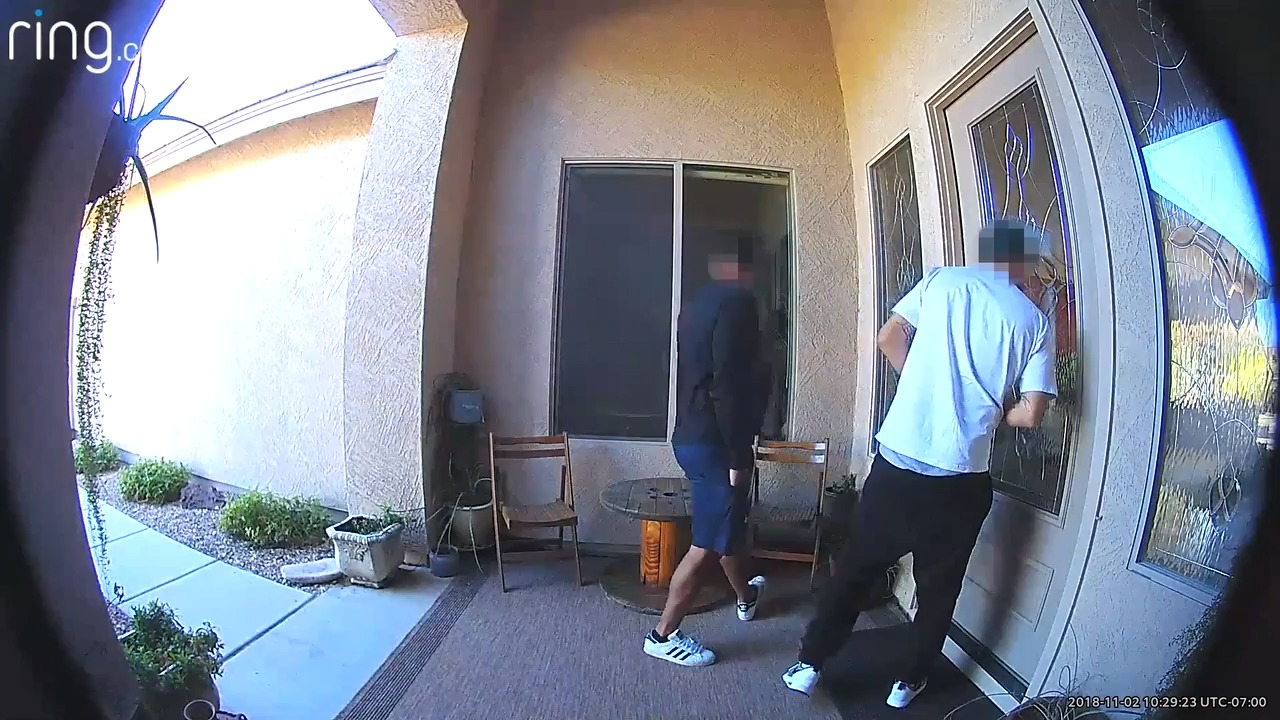
#> input picture imgs/doorbellDay.jpg, 1280 x 720 px
$ python bounding_boxes.py
#> lines starting #> are read from the running program, lines starting #| are printed output that depends on the picture; after the words box and inside, x2 and y2 are one past the last pixel; in counts of white or black regions, pixels touching at a corner belong together
import cv2

img = cv2.imread('imgs/doorbellDay.jpg')
#> img is the input picture: shape (720, 1280, 3); mean B, G, R 146.1, 134.2, 128

x = 331
y = 103
w = 230
h = 292

cv2.rectangle(img, (x, y), (x+w, y+h), (0,255,0))
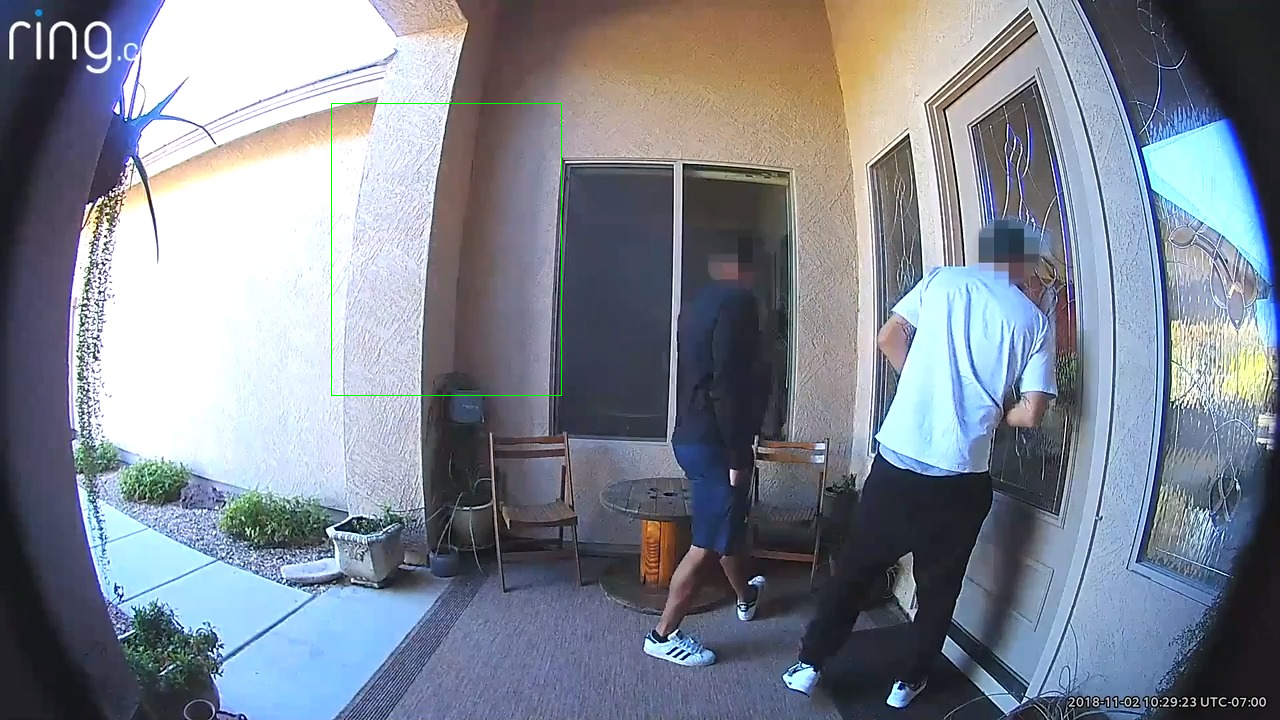
#> img: shape (720, 1280, 3); 0.11% of pixels changed, all inside (x1, y1, x2, y2) = (331, 103, 562, 396)

cv2.imshow('image', img)

cv2.waitKey(0)
cv2.destroyAllWindows()

$ run again, with imgs/doorbell.jpg copied over imgs/doorbellDay.jpg
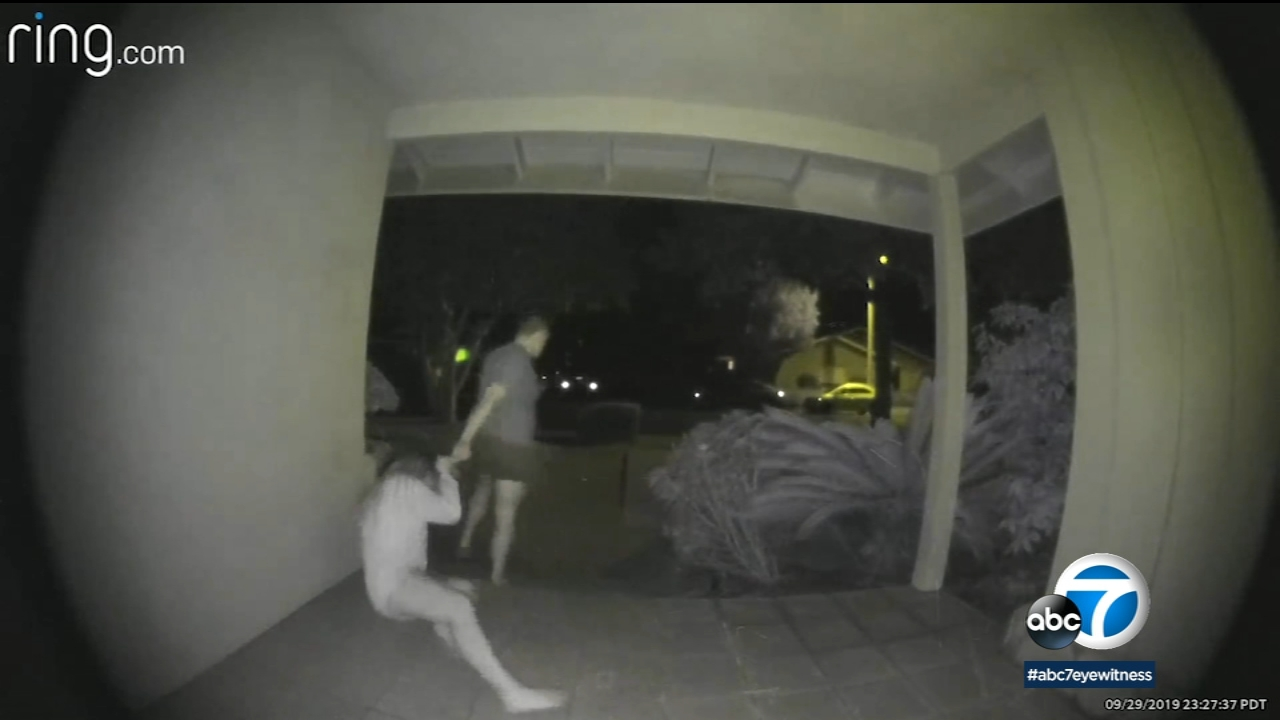
#> input picture imgs/doorbell.jpg, 1280 x 720 px
#> img is the input picture: shape (720, 1280, 3); mean B, G, R 73.4, 81.7, 79.8
#> `cv2.rectangle(img, (x, y), (x+w, y+h), (0,255,0))`:
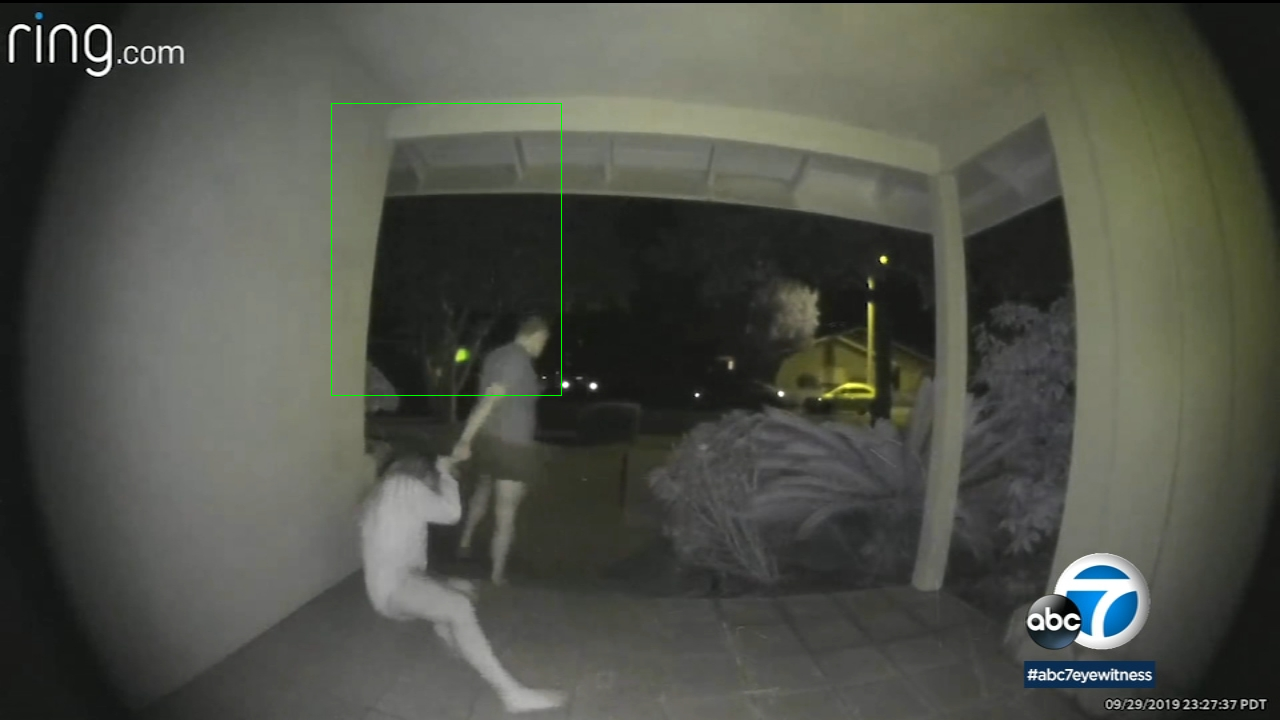
#> img: shape (720, 1280, 3); 0.11% of pixels changed, all inside (x1, y1, x2, y2) = (331, 103, 562, 396)
